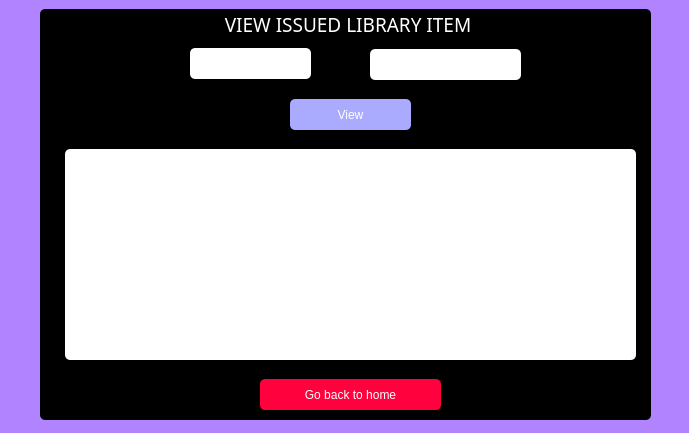
<?xml version="1.0" encoding="UTF-8"?>
<ui version="4.0">
 <class>IssueInterface</class>
 <widget class="QDialog" name="IssueInterface">
  <property name="geometry">
   <rect>
    <x>0</x>
    <y>0</y>
    <width>689</width>
    <height>433</height>
   </rect>
  </property>
  <property name="windowTitle">
   <string>Dialog</string>
  </property>
  <property name="styleSheet">
   <string notr="true">font: 75 14pt &quot;Rockwell&quot;;
color: rgb(255, 255, 255);
background-color: rgb(177, 131, 255);
border-radius: 5px;
</string>
  </property>
  <widget class="QGroupBox" name="groupBox">
   <property name="geometry">
    <rect>
     <x>40</x>
     <y>9</y>
     <width>611</width>
     <height>411</height>
    </rect>
   </property>
   <property name="font">
    <font>
     <family>Rockwell</family>
     <pointsize>14</pointsize>
     <weight>9</weight>
     <italic>false</italic>
     <bold>false</bold>
    </font>
   </property>
   <property name="styleSheet">
    <string notr="true">font: 75 14pt &quot;Rockwell&quot;;
color: rgb(255, 255, 255);
background-color: rgb(0, 0, 0);
border-radius: 5px;</string>
   </property>
   <property name="title">
    <string>VIEW ISSUED LIBRARY ITEM</string>
   </property>
   <property name="alignment">
    <set>Qt::AlignCenter</set>
   </property>
   <widget class="QTableView" name="tableView">
    <property name="geometry">
     <rect>
      <x>25</x>
      <y>140</y>
      <width>571</width>
      <height>211</height>
     </rect>
    </property>
    <property name="styleSheet">
     <string notr="true">font: 75 14pt &quot;Rockwell&quot;;
color:rgbrgb(0, 0, 0);
background-color: rgb(255, 255, 255);
border-radius: 5px;</string>
    </property>
   </widget>
   <widget class="QLabel" name="label">
    <property name="geometry">
     <rect>
      <x>150</x>
      <y>39</y>
      <width>121</width>
      <height>31</height>
     </rect>
    </property>
    <property name="styleSheet">
     <string notr="true">font: 75 14pt &quot;Rockwell&quot;;
color:rgbrgb(0, 0, 0);
background-color: rgb(255, 255, 255);
border-radius: 5px;</string>
    </property>
    <property name="text">
     <string>Roll Number</string>
    </property>
   </widget>
   <widget class="QPushButton" name="pushButton">
    <property name="geometry">
     <rect>
      <x>250</x>
      <y>90</y>
      <width>121</width>
      <height>31</height>
     </rect>
    </property>
    <property name="styleSheet">
     <string notr="true">font: 75 14pt &quot;Rockwell&quot;;
color: rgbrgbrgb(255, 255, 255);
background-color: rgb(170, 170, 255);
border-radius: 5px;</string>
    </property>
    <property name="text">
     <string>View</string>
    </property>
   </widget>
   <widget class="QPushButton" name="pushButton_2">
    <property name="geometry">
     <rect>
      <x>220</x>
      <y>370</y>
      <width>181</width>
      <height>31</height>
     </rect>
    </property>
    <property name="styleSheet">
     <string notr="true">font: 75 14pt &quot;Rockwell&quot;;
color: rgbrgbrgb(255, 255, 255);
background-color:rgb(255, 2, 61);
border-radius: 5px;</string>
    </property>
    <property name="text">
     <string>Go back to home</string>
    </property>
   </widget>
   <widget class="QTextEdit" name="textEdit">
    <property name="geometry">
     <rect>
      <x>330</x>
      <y>40</y>
      <width>151</width>
      <height>31</height>
     </rect>
    </property>
    <property name="styleSheet">
     <string notr="true">font: 75 14pt &quot;Rockwell&quot;;
color:rgbrgb(0, 0, 0);
background-color: rgb(255, 255, 255);
border-radius: 5px;</string>
    </property>
   </widget>
  </widget>
 </widget>
 <resources/>
 <connections/>
</ui>
